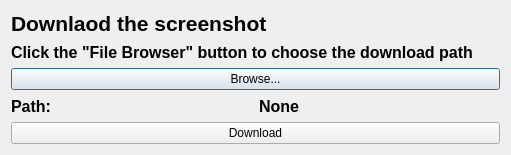
<?xml version="1.0" encoding="UTF-8"?>
<ui version="4.0">
 <class>Dialog</class>
 <widget class="QDialog" name="Dialog">
  <property name="geometry">
   <rect>
    <x>0</x>
    <y>0</y>
    <width>511</width>
    <height>155</height>
   </rect>
  </property>
  <property name="windowTitle">
   <string>Dialog</string>
  </property>
  <layout class="QVBoxLayout" name="verticalLayout">
   <item>
    <layout class="QGridLayout" name="gridLayout">
     <item row="2" column="0">
      <widget class="QPushButton" name="browse_file">
       <property name="text">
        <string>Browse...</string>
       </property>
      </widget>
     </item>
     <item row="1" column="0">
      <widget class="QLabel" name="label">
       <property name="font">
        <font>
         <pointsize>12</pointsize>
         <weight>75</weight>
         <bold>true</bold>
        </font>
       </property>
       <property name="text">
        <string>Click the &quot;File Browser&quot; button to choose the download path</string>
       </property>
      </widget>
     </item>
     <item row="3" column="0">
      <layout class="QHBoxLayout" name="horizontalLayout">
       <item>
        <widget class="QLabel" name="label_2">
         <property name="font">
          <font>
           <pointsize>12</pointsize>
           <weight>75</weight>
           <bold>true</bold>
          </font>
         </property>
         <property name="text">
          <string>Path:</string>
         </property>
        </widget>
       </item>
       <item>
        <widget class="QLabel" name="pathOfFile">
         <property name="font">
          <font>
           <pointsize>12</pointsize>
           <weight>75</weight>
           <bold>true</bold>
          </font>
         </property>
         <property name="text">
          <string>None</string>
         </property>
        </widget>
       </item>
      </layout>
     </item>
     <item row="0" column="0">
      <widget class="QLabel" name="label_3">
       <property name="font">
        <font>
         <pointsize>16</pointsize>
         <weight>75</weight>
         <bold>true</bold>
        </font>
       </property>
       <property name="text">
        <string>Downlaod the screenshot</string>
       </property>
      </widget>
     </item>
    </layout>
   </item>
   <item>
    <widget class="QPushButton" name="download_btn">
     <property name="text">
      <string>Download</string>
     </property>
    </widget>
   </item>
  </layout>
 </widget>
 <resources/>
 <connections/>
</ui>
